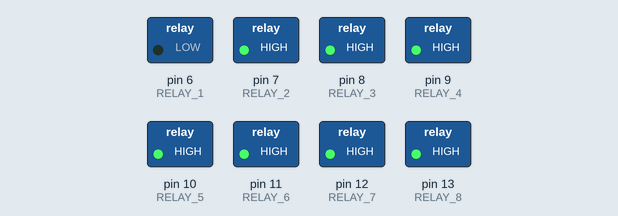
Simulated run of this sketch. Board: Arduino Uno, built with avr-gcc and run on an emulated ATmega328P. On the bench: switched loads named in the sketch (green lamp = pin HIGH).

Above: at 0.7 s.
At 3.7 s:
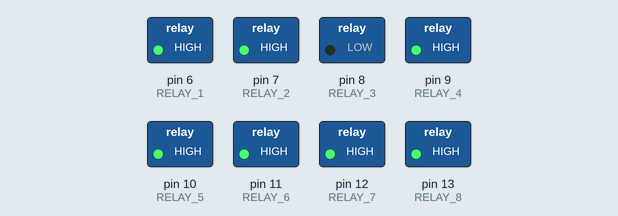
At 5.2 s:
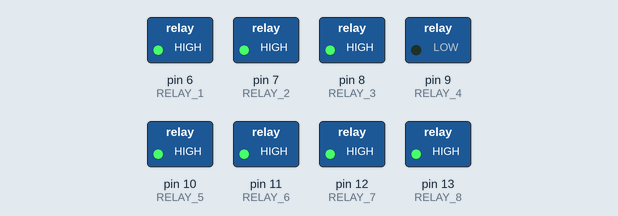
At 6.7 s:
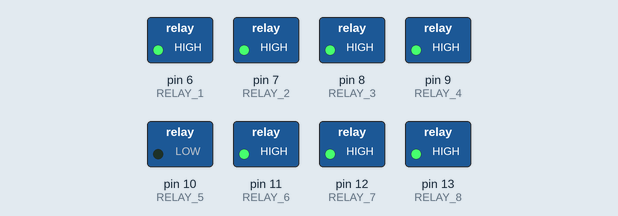
At 9.7 s:
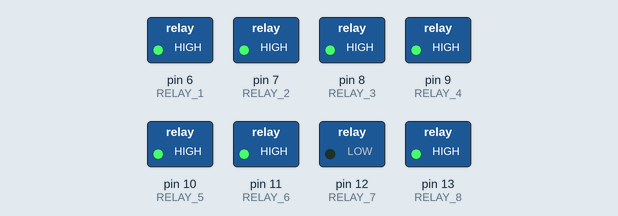
At 14.2 s:
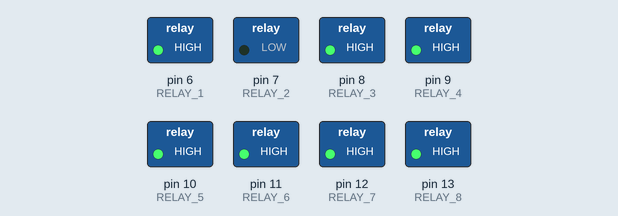
Timing chart, 0 to 15.6 s (numbered marks = the images above):
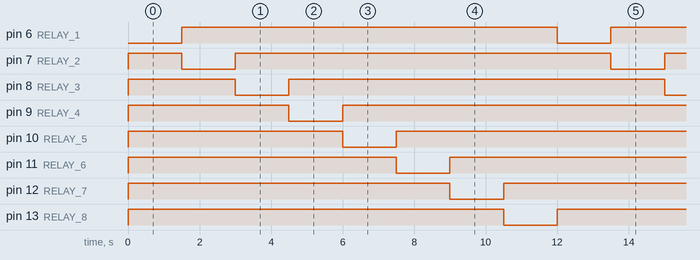

Measured:
- by itself, pin 6 (RELAY_1), pin 7 (RELAY_2), pin 8 (RELAY_3), pin 9 (RELAY_4), pin 10 (RELAY_5), pin 11 (RELAY_6), pin 12 (RELAY_7), pin 13 (RELAY_8): alternates HIGH for 10.5 s and LOW for 1.5 s
- by itself, everything shown: repeats every 12.0 s, in 9 steps

The sketch:

test_relay.ino
```cpp
#define RELAY_ON 0
#define RELAY_OFF 1

#define RELAY_8 13
#define RELAY_7 12
#define RELAY_6 11
#define RELAY_5 10
#define RELAY_4 9
#define RELAY_3 8
#define RELAY_2 7
#define RELAY_1 6

#define DELAY 1000*1.5

void setup() {
  // put your setup code here, to run once:
  digitalWrite(RELAY_1, RELAY_OFF);
  digitalWrite(RELAY_2, RELAY_OFF);
  digitalWrite(RELAY_3, RELAY_OFF);
  digitalWrite(RELAY_4, RELAY_OFF);
  digitalWrite(RELAY_5, RELAY_OFF);
  digitalWrite(RELAY_6, RELAY_OFF);
  digitalWrite(RELAY_7, RELAY_OFF);
  digitalWrite(RELAY_8, RELAY_OFF);

  pinMode(RELAY_1, OUTPUT);
  pinMode(RELAY_2, OUTPUT);
  pinMode(RELAY_3, OUTPUT);
  pinMode(RELAY_4, OUTPUT);
  pinMode(RELAY_5, OUTPUT);
  pinMode(RELAY_6, OUTPUT);
  pinMode(RELAY_7, OUTPUT);
  pinMode(RELAY_8, OUTPUT);

}

void loop() {
  // put your main code here, to run repeatedly:
  digitalWrite(RELAY_1, RELAY_ON);
  delay(DELAY);
  digitalWrite(RELAY_1, RELAY_OFF);
  digitalWrite(RELAY_2, RELAY_ON);
  delay(DELAY);
  digitalWrite(RELAY_2, RELAY_OFF);
  digitalWrite(RELAY_3, RELAY_ON);
  delay(DELAY);
  digitalWrite(RELAY_3, RELAY_OFF);
  digitalWrite(RELAY_4, RELAY_ON);
  delay(DELAY);
  digitalWrite(RELAY_4, RELAY_OFF);
  digitalWrite(RELAY_5, RELAY_ON);
  delay(DELAY);
  digitalWrite(RELAY_5, RELAY_OFF);
  digitalWrite(RELAY_6, RELAY_ON);
  delay(DELAY);
  digitalWrite(RELAY_6, RELAY_OFF);
  digitalWrite(RELAY_7, RELAY_ON);
  delay(DELAY);
  digitalWrite(RELAY_7, RELAY_OFF);
  digitalWrite(RELAY_8, RELAY_ON);
  delay(DELAY);
  digitalWrite(RELAY_8, RELAY_OFF);
}
```
